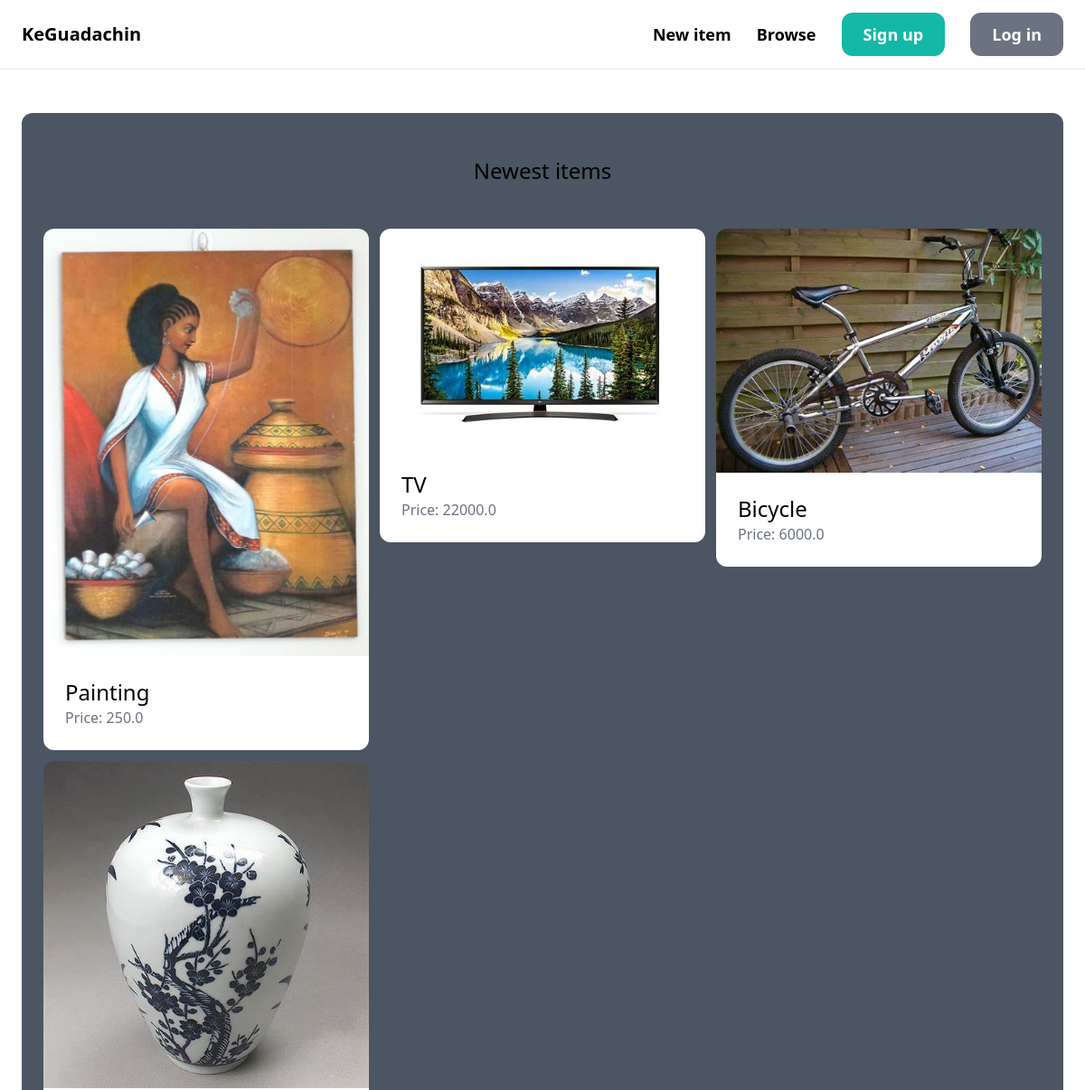
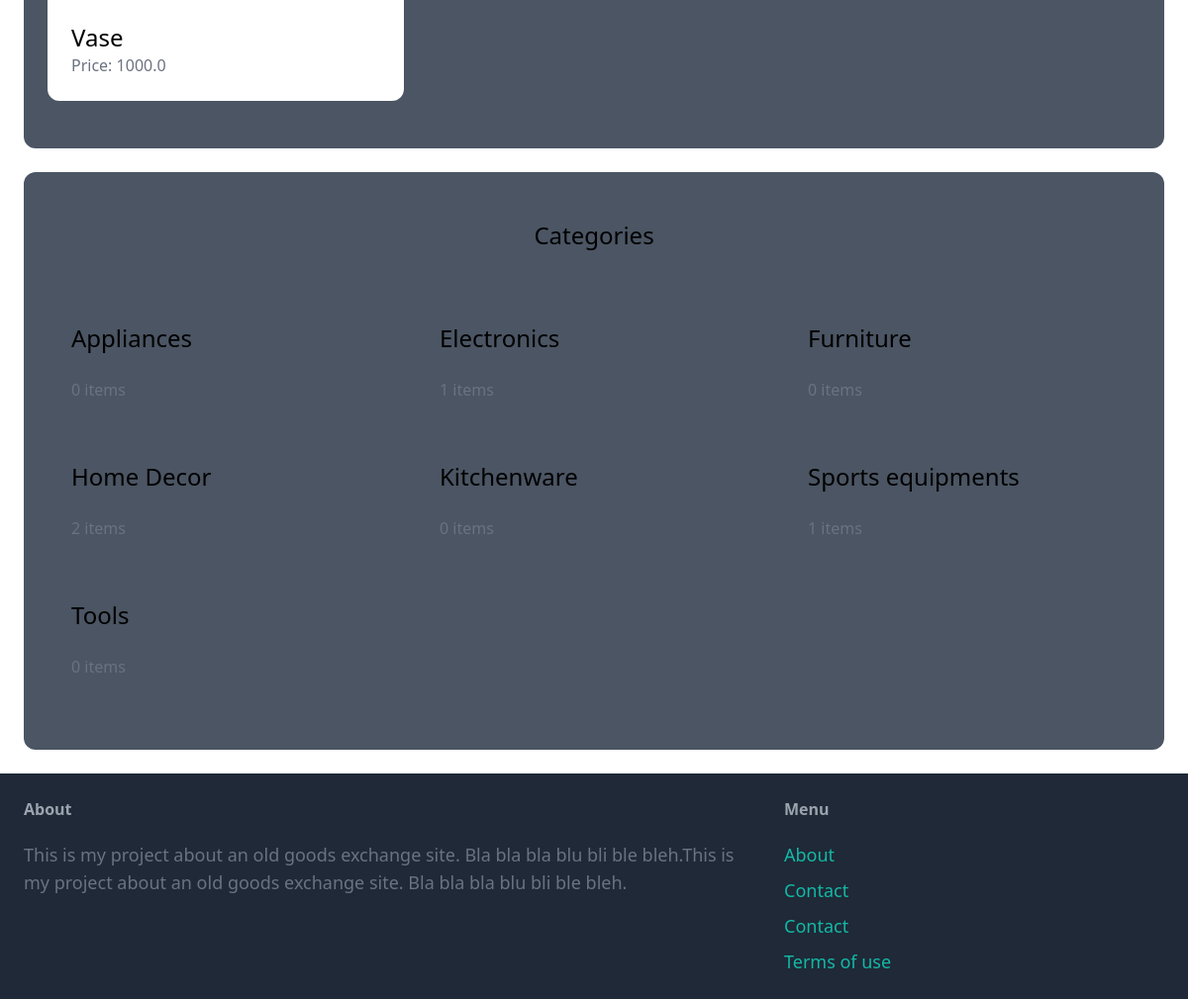
The page / on the database its author committed (2 pictures, top to bottom).
### item/models.py (models this page shows, shortened)
class Item(models.Model):
    category = models.ForeignKey(Category, related_name='items', on_delete=models.CASCADE)
    name = models.CharField(max_length=255)
    description = models.TextField(blank=True, null=True)
    price = models.FloatField()
    image = models.ImageField(upload_to='item_images', blank=True, null=True)
    is_sold = models.BooleanField(default=False)
    created_by = models.ForeignKey(User, related_name='items', on_delete=models.CASCADE)
    created_at = models.DateTimeField(auto_now_add=True)

class Category(models.Model):
    name = models.CharField(max_length=255)
    class Meta:
        ordering = ('name',)
        verbose_name_plural = 'Categories'

### core/views.py (the view)
# urls.py: path('', index, name='index'),
def index(request):
    items = Item.objects.filter(is_sold=False)[0:6]
    categories = Category.objects.all()
    return render(request, 'core/index.html', {
        'categories': categories,
        'items': items,
    })

### core/templates/core/index.html (shortened to what this page needs)
{% extends 'core/base.html' %}
{% block content %}
   <div class="mt-6 px-6 py-12 bg-gray-600 rounded-xl">
      <h2 class="mb-12 text-2xl text-center">Newest items</h2>
      <div class="grid grid-cols-3 gap-3">
            {% for item in items %}
             <div>
                    <a href="{% url 'item:detail' item.id %}">
                        <div>
                            <img src="{{ item.image.url }}" class="rounded-t-xl">
                        </div>
                        <div class="p-6 bg-white rounded-b-xl">
                            <h2 class="text-2xl">{{ item.name }}</h2>
                            <p class="text-gray-500">Price: {{ item.price }}</p>
                        </div>
                    </a>
                </div>
            {% endfor %}
      </div>
    </div>
    <div class="mt-6 px-6 py-12 bg-gray-600 rounded-xl">
        <h2 class="mb-12 text-2xl text-center">Categories</h2>
        <div class="grid grid-cols-3 gap-3">
            {% for category in categories %}
                <div>
                    <a href="#">
                        <div class="p-6 bg-white-400 rounded-b-xl">
                            <h2 class="mb-6 text-2xl">{{ category.name }}</h2>
                            <p class="text-gray-500">{{ category.items.count }} items</p>
                        </div>
                    </a>
                </div>
            {% endfor %}
        </div>
    </div>
{% endblock %}

### core/templates/core/base.html (shortened to what this page needs)
<!DOCTYPE html>
<html>
    <head>
        <script src="https://cdn.tailwindcss.com"></script>
    </head>
    <body>
            <nav class="py-6 px-6 flex justify-between items-center border-b border-gray-200">
              <a href="/" class="text-xl font-semibold">KeGuadachin</a>
              <div class="space-x-6">
                <a href="#" class="text-lg font-semibold hover:text-gray-500">New item</a>
                <a href="#" class="text-lg font-semibold hover:text-gray-500">Browse</a>
                <a href="{#}" class="px-6 py-3 text-lg font-semibold bg-teal-500 text-white rounded-xl hover:bg-teal-700">Sign up</a>
                <a href="#" class="px-6 py-3 text-lg font-semibold bg-gray-500 text-white rounded-xl hover:bg-gray-700">Log in</a>
              </div>
            </nav>
            <div class="px-6 py-6">
                {% block content %}
                {% endblock %}
            </div>
            <footer class="py-6 px-6 flex justify-between bg-gray-800">
                <div class="w-2/3 pr-10">
                    <h3 class="mb-5 font-semibold text-gray-400">About</h3>
                    <p class="text-lg text-gray-500 ">This is my project about an old goods exchange site. Bla bla bla blu bli ble bleh.This is my project about an old goods exchange site. Bla bla bla blu bli ble bleh.</p>
                </div>
                <div class="w-1/3">
                    <h3 class="mb-5 font-semibold text-gray-400">Menu</h3>
                    <ul class="space-y-2">
                        <li><a href="#" class="text-lg text-teal-500 hover:text-teal-700">About</a></li>
                        <li><a href="{% url 'contact' %}" class="text-lg text-teal-500 hover:text-teal-700">Contact</a></li>
                        <li><a href="#" class="text-lg text-teal-500 hover:text-teal-700">Contact</a></li>
                        <li><a href="#" class="text-lg text-teal-500 hover:text-teal-700">Terms of use</a></li>
                    </ul>
                </div>
            </footer>
        </body>
</html>

### rows shown on the page
Item: image (picture), name "Painting", price "250.0"
Item: image (picture), name "TV", price "22000.0"
Item: image (picture), name "Bicycle", price "6000.0"
Item: image (picture), name "Vase", price "1000.0"
Category: name "Appliances", items.count "0"
Category: name "Electronics", items.count "1"
Category: name "Furniture", items.count "0"
Category: name "Home Decor", items.count "2"
Category: name "Kitchenware", items.count "0"
Category: name "Sports equipments", items.count "1"
Category: name "Tools", items.count "0"
